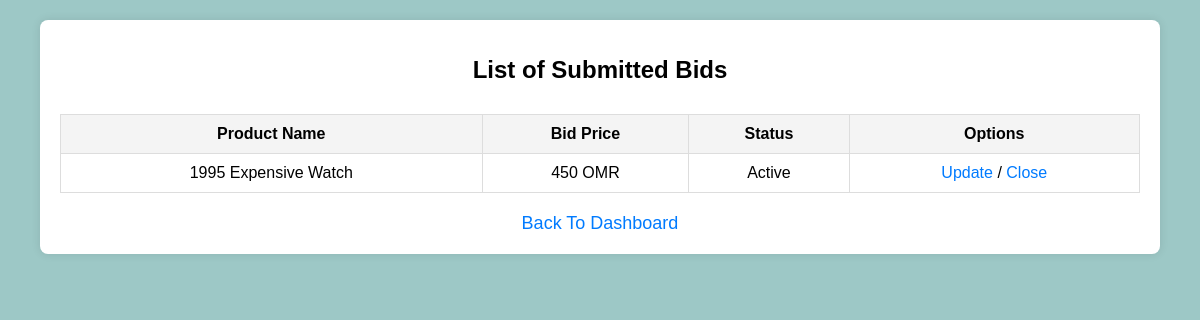
Screenshot of /pages/bidder/ListOfSubmittedBids.php (signed in) with the database file from the repository.
### tables this page shows
CREATE TABLE IF NOT EXISTS `bids` (
  `bid_id` int NOT NULL AUTO_INCREMENT COMMENT 'Unique identifier for each bid.',
  `bid_price` double(20,2) NOT NULL COMMENT 'Price that bidder has set for the respective bid.',
  `bid_date` date NOT NULL COMMENT 'Date of bid.',
  `bidder_id` int NOT NULL COMMENT 'Bidder id of the bidder that has bid on specified product.',
  `product_id` int NOT NULL COMMENT 'Product id for which bidder with specified bidder id has bid on.',
  PRIMARY KEY (`bid_id`)
);

### pages/bidder/ListOfSubmittedBids.php (the view, shortened to what this page needs)
<?php
if (isset($_SESSION['user_id']) && isset($_SESSION['role'])) {
    $pdo = require('../../mysql_db_connection.php');
    $id = $_SESSION['user_id'];
    $query = $pdo->prepare('SELECT * FROM Bids WHERE bidder_id = :bidder_id;');
    $query->bindParam(':bidder_id', $id);
    $query->execute();
    $bidder_bids = $query->fetchAll(PDO::FETCH_ASSOC);
} else {
    header('Location: /Mazad/pages/LoginPage.php');
    exit();
}
?>
<!DOCTYPE html>
<html lang="en">
<head>
</head>
<body>
    <div class="container">
        <h1>List of Submitted Bids</h1>
        <table>
            <tr>
                <th>Product Name</th>
                <th>Bid Price</th>
                <th>Status</th>
                <th>Options</th>
            </tr>
            <?php foreach ($bidder_bids as $info) : ?>
                <tr>
                    <td><?php echo htmlspecialchars($info['product_name']); ?></td>
                    <td><?php echo htmlspecialchars($info['bid_price']); ?> OMR</td>
                    <td><?php echo htmlspecialchars($info['bid_status']); ?></td>
                    <td>
                        <a href="UpdateBid.php?bid_id=<?php echo $info['bid_id']; ?>&product_name=<?php echo $info['product_name']; ?>&bid_price=<?php echo $info['bid_price']; ?>">Update</a> /
                        <a href="../../handle/bidder/handleCancelingBid.php?bid_id=<?php echo $info['bid_id']; ?>">Close</a>
                    </td>
                </tr>
            <?php endforeach; ?>
        </table>
        <a class="back-link" href="./B_Menu.php">Back To Dashboard</a>
    </div>
</body>
</html>

### pages/bidder/ListOfSubmittedBids.php (style rules this page uses)
body { font-family: Arial, sans-serif; background-color: #9DC8C6; margin: 0; padding: 0; }
.container { max-width: 90%; margin: 0 auto; padding: 20px; background-color: #fff; border-radius: 8px; box-shadow: 0 0 10px rgba(0, 0, 0, 0.1); margin-top: 20px; text-align: center; }
h1 { font-size: 24px; margin-bottom: 30px; }
table { width: 100%; border-collapse: collapse; margin-top: 20px; }
th, td { padding: 10px; border: 1px solid #ddd; }
th { background-color: #f4f4f4; }
td a { color: #007bff; text-decoration: none; }
.back-link { margin-top: 20px; display: block; font-size: 18px; color: #007bff; text-decoration: none; }

### rows the page displays
bids: product_name "1995 Expensive Watch", bid_price "450", bid_status "Active"
